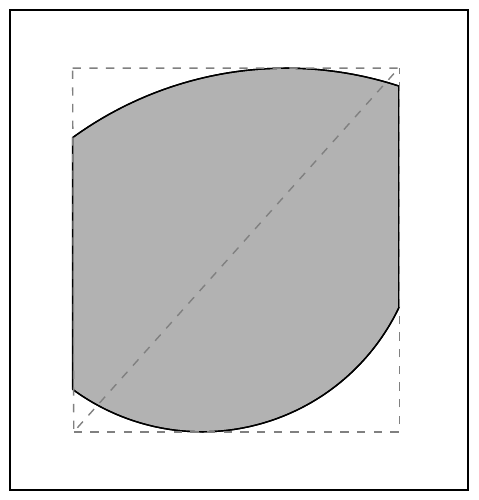

Write the Python code that produced this figure.
# -*- coding: utf-8 -*-
import matplotlib.pyplot as plt
from matplotlib.path import Path
import matplotlib.patches as patches
from math import sin, cos, pi
import math
from common import *
import numpy as np

fig = plt.figure()

g = fig.add_subplot(1, 1, 1)
#ax.text(center1[0] + 5, center1[1], r'$\mathbf{c}_1$', fontsize=20)
#ax.arrow(center0[0] + radius0*cos(pi/4), center0[1] + radius0*sin(pi/4), eps, -eps, head_width=5, head_length=5, fc='k', ec='k')
#ax.plot([center0[0], center0[0], center0[0] + radius0, center1[0], px], [center0[1] + radius0, center0[1], center0[1], center1[1], py], 'o--', lw=1, color='gray', ms=10)
#arc1 = patches.Arc(center1, radius1*2, radius1*2, 0.0, 180, angle)
#ax.add_patch(arc0)

def degrees(p, center):
    return  math.degrees((p - center).angle())

def draw_arc(arc):
    angle0 = degrees(arc.a, arc.center)
    angle1 = degrees(arc.b, arc.center)
    width = 2*arc.radius()
    if arc.clockwise:
        angle1, angle0 = angle0, angle1
    g.add_patch(patches.Arc(arc.center, width, width, 0.0, angle0, angle1))
    #g.add_patch(patches.Arc(arc.center, 5, 5, 0.0, 0, 360))

center0 = Point(50, 30)
center1 = Point(38.4, 60)
radius0 = 50
radius1 = 30
a = center0.polar(pi*0.7, radius0)
b = center0.polar(pi*0.4, radius0)
c = center1.polar(pi*1.3, radius1)
d = center1.polar(pi*1.86, radius1)
arc0 = Arc(center0, a, b, True)
arc1 = Arc(center1, c, d, False)

y0 = center1.y - radius1
y1 = center0.y + radius0

plt.plot([a.x, b.x, c.x, a.x], [y1, y1, y0, y1], ls='--', color='gray')
plt.plot([c.x, d.x, d.x], [y0, y0, y1], ls='--', color='gray')

x = np.linspace(a.x, b.x, 200)
y0 = center1.y - np.sqrt(radius1**2 - (x - center1.x)**2)
y1 = center0.y + np.sqrt(radius0**2 - (x - center0.x)**2)

g.fill_between(x, y0, y1, facecolor='0.7', interpolate=True)

draw_arc(arc0)
draw_arc(arc1)
"""

j0 = center.polar(pi*0.5, radius)
j1 = center.polar(pi*1.9, radius)

draw_from_join(j0, False, False, 'dashed')
#draw_from_join(j1, True, True, 'dotted')

a_tangent = a_tangent.scaled(tangent_length)
b_tangent = b_tangent.scaled(tangent_length)

g.text(j0.x - 10, j0.y + 10, r'$\mathbf{j}_0$', fontsize=20)
#g.text(j1.x + 10, j1.y - 0, r'$\mathbf{j}_1$', fontsize=20)
g.text(a.x + a_tangent.x + 3, a.y + a_tangent.y + 3, r'$\mathbf{u}_0$', fontsize=20)
g.text(b.x + b_tangent.x - 5, b.y + b_tangent.y + 5, r'$\mathbf{u}_1$', fontsize=20)
g.text(a.x + 10, a.y - 5, r'$\mathbf{a}_0$', fontsize=20)
g.text(b.x - 5, b.y - 20, r'$\mathbf{b}_1$', fontsize=20)
g.text(-35, -31, r'$\mathbf{r}_2$', fontsize=20)
g.text(32, -25, r'$\mathbf{r}_2$', fontsize=20)

g.text(center.x - 5, center.y - 20, r'$\mathbf{c}_2$', fontsize=20)

plt.plot([a.x, b.x, center.x], [a.y, b.y, center.y], 'o', lw=1, color='gray', ms=10)

plt.plot([a.x, center.x, b.x], [a.y, center.y, b.y], '--', color='gray')

plt.plot([center.x], [center.y], 'o', lw=1, color='gray', ms=10)
g.text(center.x - 5, center.y - 20, r'$\mathbf{c}_2$', fontsize=20)

g.arrow(a.x, a.y, a_tangent.x, a_tangent.y, head_width=5, head_length=5, fc='k', ec='k')
g.arrow(b.x, b.y, b_tangent.x, b_tangent.y, head_width=5, head_length=5, fc='k', ec='k')

control_points = [(p.x, p.y) for p in [
    a,
    a + a_tangent,
    b - b_tangent,
    b,
]]

commands = [
    Path.MOVETO,
    Path.CURVE4,
    Path.CURVE4,
    Path.CURVE4,
]

g.annotate(
    'Bézier curve'.decode("utf-8"),
    xy=(6, 10),
    xycoords='data',
    xytext=(75, -65),
    textcoords='data',
    size=15,
    # bbox=dict(boxstyle="round", fc="0.8"),
    arrowprops=dict(arrowstyle="simple",
        fc="0.6", ec="none",
        connectionstyle="arc3,rad=-0.4"
    ),
)
path = Path(control_points, commands)
patch = patches.PathPatch(path, facecolor='none')
g.add_patch(patch)
xs = [x for x, _ in control_points]
ys = [y for _, y in control_points]
#g.plot(xs, ys, 'o--', lw=1, color='gray', ms=10)
"""
g.set_xlim(12, 75)
g.set_ylim(22, 88)
g.set_aspect(1)
g.xaxis.set_visible(False)
g.yaxis.set_visible(False)

#plt.show()
plt.savefig("fill_between.pdf", bbox_inches="tight")
